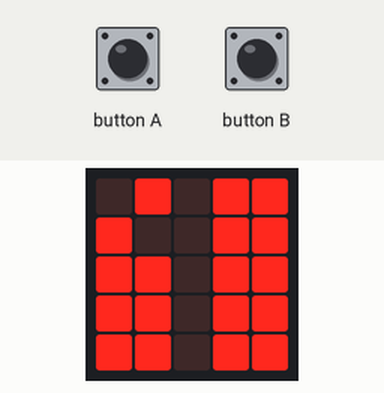
This program was run on a simulated BBC micro:bit (MakeCode). Parts: the board's 5×5 LED display. The test bench sets the inputs (shaded band).

Above: at 1.6 s.
1.7 s: button A pressed for 0.15 s
At 3.1 s:
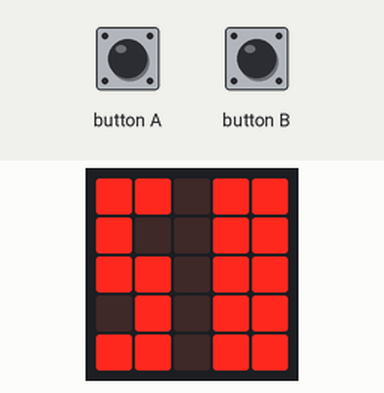
4.3 s: button A pressed for 0.15 s
At 6.3 s:
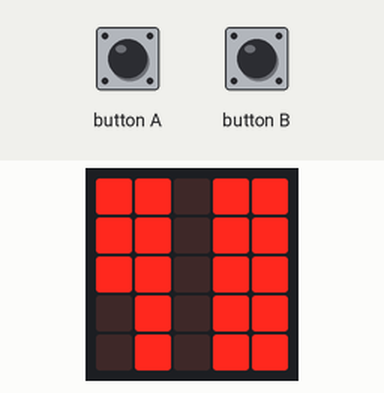
6.9 s: button A pressed for 0.15 s
At 9.2 s:
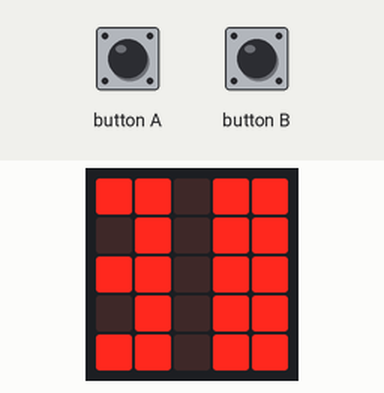
9.5 s: button A pressed for 0.15 s
At 11.5 s:
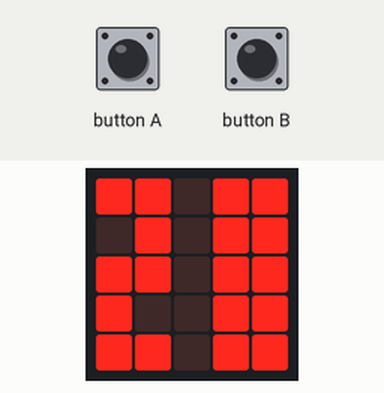
12.1 s: button A pressed for 0.15 s
At 14.6 s:
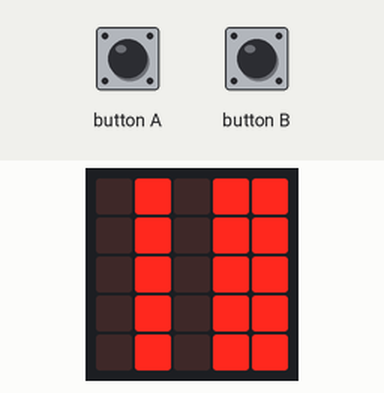
Timing chart, 0 to 15.7 s (numbered marks = the images above; inputs shaded):
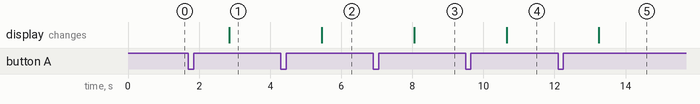

The program:

main.ts
```typescript
input.onButtonPressed(Button.A, function () {
    A = 1000
    basic.pause(1000)
    item = item - A
    if (item == 5000) {
        basic.showLeds(`
            # # . # #
            # . . # #
            # # . # #
            . # . # #
            # # . # #
            `)
    }
    if (item == 4000) {
        basic.showLeds(`
            # # . # #
            # # . # #
            # # . # #
            . # . # #
            . # . # #
            `)
    }
    if (item == 3000) {
        basic.showLeds(`
            # # . # #
            . # . # #
            # # . # #
            . # . # #
            # # . # #
            `)
    }
    if (item == 2000) {
        basic.showLeds(`
            # # . # #
            . # . # #
            # # . # #
            # . . # #
            # # . # #
            `)
    }
    if (item == 1000) {
        basic.showLeds(`
            . # . # #
            . # . # #
            . # . # #
            . # . # #
            . # . # #
            `)
    }
    if (item <= 0) {
        basic.showLeds(`
            . # . # #
            # . . # #
            # # . # #
            # # . # #
            # # . # #
            `)
        item = 6000
    }
})
input.onButtonPressed(Button.B, function () {
    basic.pause(item * 600)
    music.playTone(262, music.beat(BeatFraction.Breve))
    basic.showString("End")
    basic.showLeds(`
        . # . # #
        # . . # #
        # # . # #
        # # . # #
        # # . # #
        `)
    item = 6000
})
let A = 0
let item = 0
basic.showLeds(`
    . # . # #
    # . . # #
    # # . # #
    # # . # #
    # # . # #
    `)
item = 6000
```

test.ts
```typescript
// testit kuuluvat tänne; tätä ei koota, kun tätä pakettia käytetään laajennuksena.
```

Measured:
- after the input at 1.7 s, the display: changes after 1.2 s (image 1)
- after the input at 4.3 s, the display: changes after 1.2 s (image 2)
- after the input at 6.9 s, the display: changes after 1.2 s (image 3)
- after the input at 9.5 s, the display: changes after 1.2 s (image 4)
- after the input at 12.1 s, the display: changes after 1.2 s (image 5)
